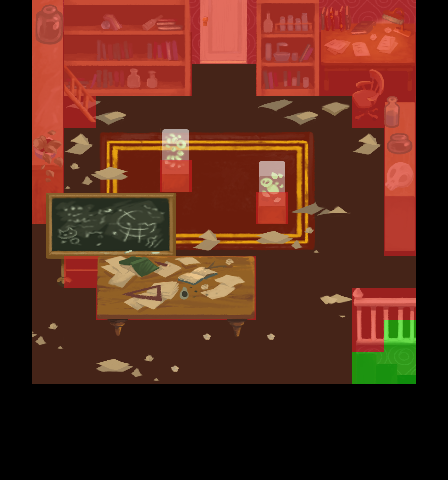

Tiled map render using the project's own tile images. Description and the map definition, with tile-layer contents summarised, below:
An orthogonal 14x15 tile map with 32x32 px tiles, 8 tile layers (backgroundLayer, blockedLayer, detailLayer1, detailLayer2, ...) and 41 objects.

<map version="1.0" orientation="orthogonal" renderorder="right-down" width="14" height="15" tilewidth="32" tileheight="32" nextobjectid="187">
 <tileset firstgid="1" name="tiles-lvl2-1-32x32" tilewidth="32" tileheight="32">
  <image source="../img/tiles-lvl2-1-32x32.png" width="352" height="448" />
  <tile id="132">
   <properties>
    <property name="type" value="item" />
   </properties>
  </tile>
  <tile id="139">
   <properties>
    <property name="type" value="playerStart" />
   </properties>
  </tile>
 </tileset>
 <layer name="backgroundLayer" width="14" height="15">
  <data>[210 cells, 144 non-empty, 3 distinct tile ids]</data>
 </layer>
 <layer name="blockedLayer" width="14" height="15">
  <data>[210 cells, 66 non-empty, 1 distinct tile ids]</data>
 </layer>
 <layer name="detailLayer1" width="14" height="15">
  <data>[210 cells, 79 non-empty, 79 distinct tile ids]</data>
 </layer>
 <layer name="detailLayer2" width="14" height="15">
  <data>[210 cells, 40 non-empty, 31 distinct tile ids]</data>
 </layer>
 <layer name="transBlockedLayer" width="14" height="15">
  <data>[210 cells, 61 non-empty, 1 distinct tile ids]</data>
 </layer>
 <objectgroup name="objectsLayer">
  <object id="109" gid="140" x="224" y="96" width="32" height="32">
   <properties>
    <property name="type" value="playerStart" />
   </properties>
  </object>
  <object id="135" gid="144" x="32" y="384" width="32" height="32">
   <properties>
    <property name="type" value="pot3" />
   </properties>
  </object>
  <object id="136" gid="145" x="352" y="288" width="32" height="32">
   <properties>
    <property name="type" value="pot2" />
   </properties>
  </object>
  <object id="137" gid="145" x="352" y="256" width="32" height="32">
   <properties>
    <property name="type" value="pot2" />
   </properties>
  </object>
  <object id="138" gid="145" x="352" y="224" width="32" height="32">
   <properties>
    <property name="type" value="pot2" />
   </properties>
  </object>
  <object id="139" gid="145" x="352" y="192" width="32" height="32">
   <properties>
    <property name="type" value="pot2" />
   </properties>
  </object>
  <object id="141" gid="145" x="256" y="128" width="32" height="32">
   <properties>
    <property name="type" value="pot2" />
   </properties>
  </object>
  <object id="142" gid="145" x="64" y="160" width="32" height="32">
   <properties>
    <property name="type" value="pot2" />
   </properties>
  </object>
  <object id="143" gid="144" x="32" y="352" width="32" height="32">
   <properties>
    <property name="type" value="pot3" />
   </properties>
  </object>
  <object id="144" gid="144" x="64" y="384" width="32" height="32">
   <properties>
    <property name="type" value="pot3" />
   </properties>
  </object>
  <object id="145" gid="144" x="288" y="128" width="32" height="32">
   <properties>
    <property name="type" value="pot3" />
   </properties>
  </object>
  <object id="147" gid="144" x="96" y="384" width="32" height="32">
   <properties>
    <property name="type" value="pot3" />
   </properties>
  </object>
  <object id="148" gid="133" x="64" y="256" width="32" height="32" />
  <object id="149" gid="133" x="96" y="256" width="32" height="32" />
  <object id="150" gid="133" x="128" y="256" width="32" height="32" />
  <object id="151" gid="133" x="160" y="256" width="32" height="32" />
  <object id="153" gid="145" x="352" y="160" width="32" height="32">
   <properties>
    <property name="type" value="pot2" />
   </properties>
  </object>
  <object id="154" gid="145" x="288" y="288" width="32" height="32">
   <properties>
    <property name="type" value="pot2" />
   </properties>
  </object>
  <object id="156" gid="145" x="320" y="320" width="32" height="32">
   <properties>
    <property name="type" value="pot2" />
   </properties>
  </object>
  <object id="158" gid="145" x="256" y="320" width="32" height="32">
   <properties>
    <property name="type" value="pot2" />
   </properties>
  </object>
  <object id="164" gid="145" x="256" y="384" width="32" height="32">
   <properties>
    <property name="type" value="pot2" />
   </properties>
  </object>
  <object id="165" gid="144" x="320" y="288" width="32" height="32">
   <properties>
    <property name="type" value="pot3" />
   </properties>
  </object>
  <object id="166" gid="144" x="288" y="320" width="32" height="32">
   <properties>
    <property name="type" value="pot3" />
   </properties>
  </object>
  <object id="167" gid="144" x="256" y="288" width="32" height="32">
   <properties>
    <property name="type" value="pot3" />
   </properties>
  </object>
  <object id="168" gid="133" x="256" y="128" width="32" height="32" />
  <object id="169" gid="133" x="288" y="128" width="32" height="32" />
  <object id="170" gid="133" x="352" y="160" width="32" height="32" />
  <object id="171" gid="133" x="288" y="288" width="32" height="32" />
  <object id="172" gid="133" x="288" y="320" width="32" height="32" />
  <object id="173" gid="133" x="256" y="384" width="32" height="32" />
  <object id="174" gid="133" x="32" y="384" width="32" height="32" />
  <object id="175" gid="133" x="96" y="384" width="32" height="32" />
  <object id="176" gid="133" x="352" y="288" width="32" height="32" />
  <object id="177" gid="133" x="352" y="192" width="32" height="32" />
  <object id="178" gid="144" x="96" y="128" width="32" height="32">
   <properties>
    <property name="type" value="pot3" />
   </properties>
  </object>
  <object id="179" gid="144" x="160" y="128" width="32" height="32">
   <properties>
    <property name="type" value="pot3" />
   </properties>
  </object>
  <object id="180" gid="144" x="64" y="192" width="32" height="32">
   <properties>
    <property name="type" value="pot3" />
   </properties>
  </object>
  <object id="181" gid="144" x="192" y="384" width="32" height="32">
   <properties>
    <property name="type" value="pot3" />
   </properties>
  </object>
  <object id="184" gid="144" x="384" y="288" width="32" height="32">
   <properties>
    <property name="type" value="pot3" />
   </properties>
  </object>
  <object id="185" gid="133" x="384" y="288" width="32" height="32" />
  <object id="186" gid="140" x="320" y="384" width="32" height="32">
   <properties>
    <property name="type" value="playerStart2" />
   </properties>
  </object>
 </objectgroup>
 <layer name="triggerLayer" width="14" height="15">
  <data>[210 cells, 0 non-empty, 0 distinct tile ids]</data>
 </layer>
 <layer name="levelExitLayer" width="14" height="15">
  <data>[210 cells, 3 non-empty, 1 distinct tile ids]</data>
 </layer>
 <layer name="detalLayer3_overChar" width="14" height="15">
  <data>[210 cells, 26 non-empty, 26 distinct tile ids]</data>
 </layer>
</map>
